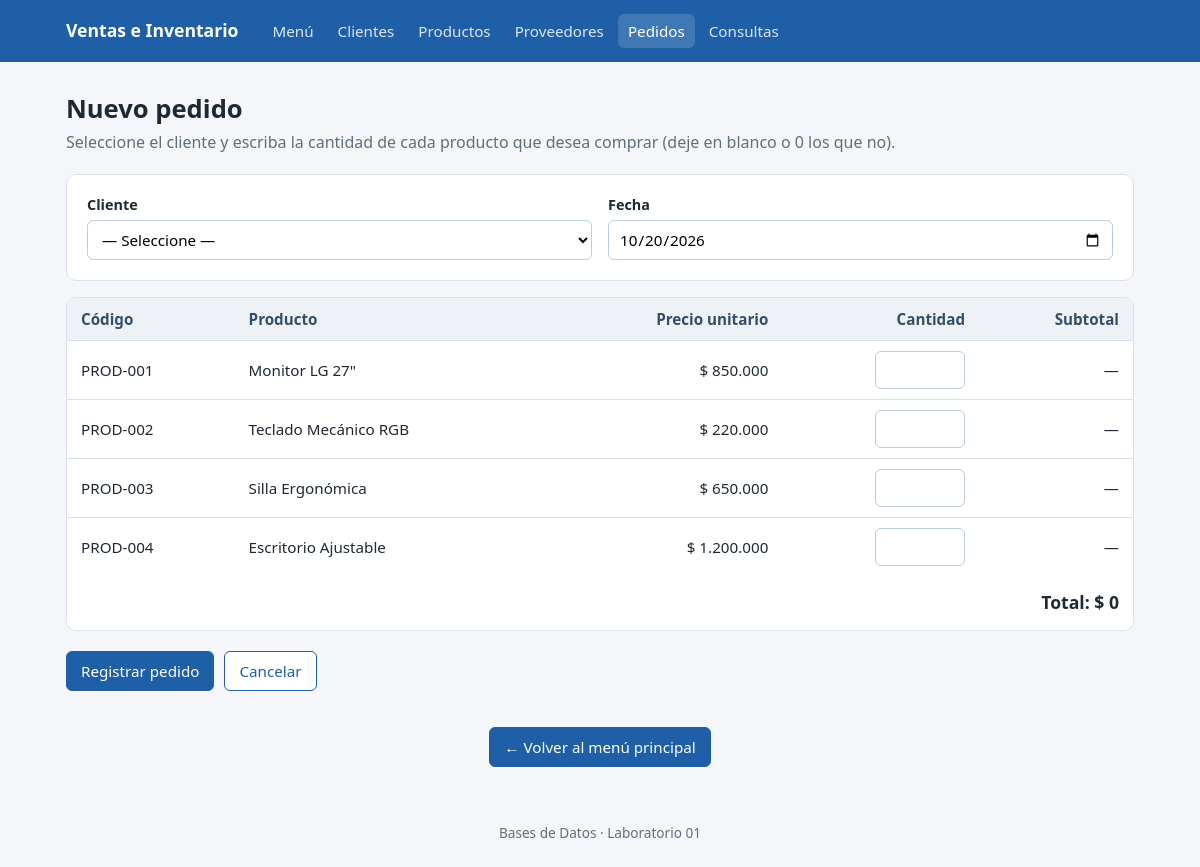
The app's page /pedidos/nuevo with its own data.
### tables this page shows
CREATE TABLE Producto (
                codigo TEXT PRIMARY KEY,
                nit_proveedor TEXT NOT NULL,
                nombre TEXT NOT NULL,
                precio_unitario INTEGER NOT NULL,
                FOREIGN KEY (nit_proveedor) REFERENCES Proveedor (nit)
                    ON UPDATE CASCADE ON DELETE RESTRICT
            );

### src/routes/pedidos.py (the view, shortened to what this page needs)
@pedidos_bp.route("/nuevo", methods=["GET", "POST"])
def nuevo() -> Any:
    pedidos_model, clientes_model, productos_model = _get_models()
    client_list = clientes_model.get_all()
    product_list = productos_model.get_all()
    if not client_list or not product_list:
        flash(
            "Para hacer un pedido debe haber al menos un cliente y un producto.",
            "error",
        )
        return redirect(url_for("index"))
    selection = {
        "id_cliente": request.args.get("cliente", ""),
        "fecha": date.today().isoformat(),
    }
    quantities: dict[str, str] = {}
    return render_template(
        "pedidos/nuevo.html",
        clientes=client_list,
        productos=product_list,
        sel=selection,
        cantidades=quantities,
    )

### src/models/cliente_model.py (called while the page is built)
    def __new__(cls, *args: Any, **kwargs: Any) -> "ClienteModel":
        if cls._instance is None:
            instance = super().__new__(cls)
            instance._initialized = False  # type: ignore[attr-defined]
            cls._instance = instance
        return cls._instance

    def _get_connection(self) -> sqlite3.Connection:
        conn = sqlite3.connect(self.db_path)
        conn.row_factory = sqlite3.Row
        conn.execute("PRAGMA foreign_keys = ON;")
        return conn

    def get_all(self) -> list[dict[str, Any]]:
        try:
            with self._get_connection() as conn:
                cursor = conn.cursor()
                cursor.execute(
                    "SELECT identificacion, nombres, apellidos, direccion, fecha_nacimiento FROM Cliente"
                )
                rows = cursor.fetchall()
                return [dict(row) for row in rows]
        except sqlite3.Error as e:
            logger.error(f"Error retrieving clients: {e}")
            return []

### src/models/pedido_model.py (called while the page is built)
    def __new__(cls, *args: Any, **kwargs: Any) -> "PedidoModel":
        if cls._instance is None:
            instance = super().__new__(cls)
            instance._initialized = False  # type: ignore[attr-defined]
            cls._instance = instance
        return cls._instance

### src/models/producto_model.py (called while the page is built)
    def __new__(cls, *args: Any, **kwargs: Any) -> "ProductoModel":
        if cls._instance is None:
            instance = super().__new__(cls)
            instance._initialized = False  # type: ignore[attr-defined]
            cls._instance = instance
        return cls._instance

    def _get_connection(self) -> sqlite3.Connection:
        conn = sqlite3.connect(self.db_path)
        conn.row_factory = sqlite3.Row
        conn.execute("PRAGMA foreign_keys = ON;")
        return conn

    def get_all(self) -> list[dict[str, Any]]:
        try:
            with self._get_connection() as conn:
                cursor = conn.cursor()
                cursor.execute(
                    "SELECT codigo, nit_proveedor, nombre, precio_unitario FROM Producto"
                )
                rows = cursor.fetchall()
                return [dict(row) for row in rows]
        except sqlite3.Error as e:
            logger.error(f"Error retrieving products: {e}")
            return []

### src/templates/pedidos/nuevo.html (shortened to what this page needs)
{% extends "base.html" %}
{% block contenido %}
  <h1>Nuevo pedido</h1>
  <p class="subtitulo">Seleccione el cliente y escriba la cantidad de cada producto que desea comprar (deje en blanco o 0 los que no).</p>
  <form method="post">
    <div class="panel" style="margin-bottom: 16px">
      <div class="form-grid">
        <div>
          <label for="id_cliente">Cliente</label>
          <select id="id_cliente" name="id_cliente" required>
            <option value="">— Seleccione —</option>
          </select>
        </div>
        <div>
          <label for="fecha">Fecha</label>
          <input id="fecha" name="fecha" type="date" value="{{ sel.fecha }}" required>
        </div>
      </div>
    </div>
    <div class="tabla-wrap">
      <table>
        <thead>
          <tr>
            <th>Código</th>
            <th>Producto</th>
            <th class="num">Precio unitario</th>
            <th class="num">Cantidad</th>
            <th class="num">Subtotal</th>
          </tr>
        </thead>
        <tbody>
          {% for p in productos %}
            <tr>
              <td>{{ p.codigo }}</td>
              <td>{{ p.nombre }}</td>
              <td class="num">{{ p.precio_unitario | pesos }}</td>
              <td class="num">
                <input
                  class="cant"
                  type="number"
                  min="0"
                  step="1"
                  pattern="\d*"
                  name="cant_{{ p.codigo }}"
                  data-precio="{{ p.precio_unitario }}"
                  value="{{ cantidades.get(p.codigo, '') }}"
                >
              </td>
              <td class="num subtotal">—</td>
            </tr>
          {% endfor %}
        </tbody>
      </table>
      <div class="total-final">Total: <span id="total">$ 0</span></div>
    </div>
    <div class="acciones-form">
      <button class="btn" type="submit">Registrar pedido</button>
      {% if sel.id_cliente %}
        <a class="btn sec" href="{{ url_for('clientes.lista') }}">Cancelar</a>
      {% else %}
        <a class="btn sec" href="{{ url_for('pedidos.lista') }}">Cancelar</a>
      {% endif %}
    </div>
  </form>
{% endblock %}

### src/templates/base.html (style rules this page uses)
:root { --bg: #f4f6f9; --panel: #ffffff; --texto: #1f2933; --suave: #616e7c; --borde: #d9e2ec; --primario: #1f5fa8; --primario-osc: #174a85; --peligro: #c0392b; --ok-bg: #e3f6ea; --ok: #1e7a44; --err-bg: #fdecea; }
* { box-sizing: border-box; }
body { margin: 0; font-family: system-ui, "Segoe UI", Roboto, Arial, sans-serif; background: var(--bg); color: var(--texto); line-height: 1.45; }
h1 { font-size: 1.6rem; margin: 0 0 4px; }
.subtitulo { color: var(--suave); margin: 0 0 20px; }
.panel { background: var(--panel); border: 1px solid var(--borde); border-radius: 10px; padding: 20px; }
.tabla-wrap { overflow-x: auto; background: var(--panel); border: 1px solid var(--borde); border-radius: 10px; }
table { width: 100%; border-collapse: collapse; font-size: .95rem; }
th, td { padding: 10px 14px; text-align: left; border-bottom: 1px solid var(--borde); white-space: nowrap; }
th { background: #eef2f7; font-weight: 600; color: #334e68; }
tr:last-child td { border-bottom: none; }
td.num, th.num { text-align: right; }
.btn { display: inline-block; border: 1px solid var(--primario); background: var(--primario); color: #fff; padding: 8px 14px; border-radius: 6px; font-size: .95rem; cursor: pointer; text-decoration: none; font-family: inherit; }
.btn.sec { background: #fff; color: var(--primario); }
.form-grid { display: grid; grid-template-columns: repeat(auto-fit, minmax(240px, 1fr)); gap: 16px; }
label { display: block; font-weight: 600; font-size: .9rem; margin-bottom: 4px; }
input, select { width: 100%; padding: 8px 10px; border: 1px solid #bcccdc; border-radius: 6px; font-size: .95rem; font-family: inherit; background: #fff; }
input.cant { width: 90px; text-align: right; }
.acciones-form { margin-top: 20px; display: flex; gap: 10px; }
.total-final { text-align: right; font-size: 1.1rem; font-weight: 700; padding: 14px; }

### records on screen
Producto: codigo "PROD-001", nombre "Monitor LG 27\"", precio_unitario|pesos "$ 850.000"
Producto: codigo "PROD-002", nombre "Teclado Mecánico RGB", precio_unitario|pesos "$ 220.000"
Producto: codigo "PROD-003", nombre "Silla Ergonómica", precio_unitario|pesos "$ 650.000"
Producto: codigo "PROD-004", nombre "Escritorio Ajustable", precio_unitario|pesos "$ 1.200.000"
